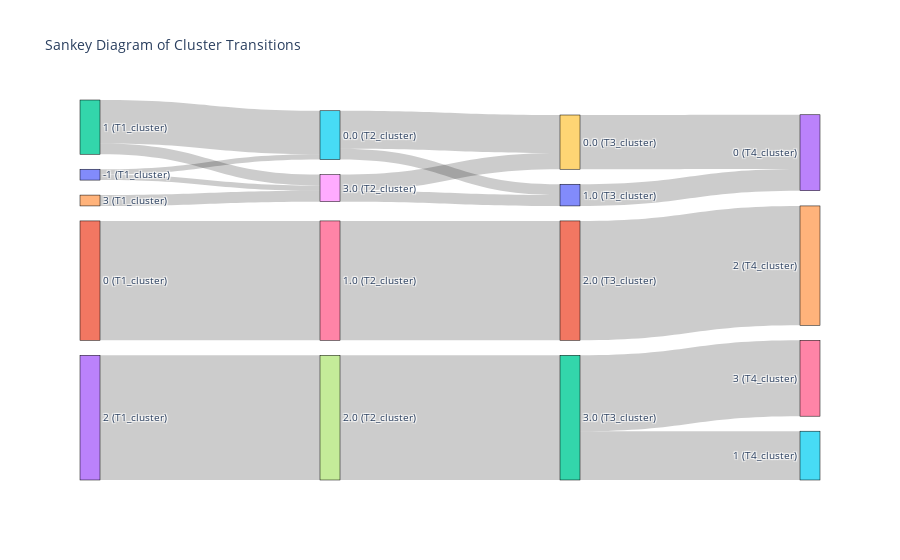

The notebook cell saved with this chart:
### Code cell
# Prepare the data for the Sankey diagram
flows = []
time_points = ["T1_cluster", "T2_cluster", "T3_cluster", "T4_cluster"]

for i in range(len(time_points) - 1):
    source = time_points[i]
    target = time_points[i + 1]
    # Group by source and target clusters
    flow = df_main.groupby([source, target]).size().reset_index(name="value")
    flow.columns = ["source", "target", "value"]
    flow["source"] = flow["source"].astype(str) + f" ({source})"
    flow["target"] = flow["target"].astype(str) + f" ({target})"
    flows.append(flow)

# Combine all flows
all_flows = pd.concat(flows)

# Create unique labels for the nodes
labels = list(pd.concat([all_flows["source"], all_flows["target"]]).unique())

# Map labels to indices for Sankey diagram
label_to_index = {label: i for i, label in enumerate(labels)}
all_flows["source_index"] = all_flows["source"].map(label_to_index)
all_flows["target_index"] = all_flows["target"].map(label_to_index)

# Create the Sankey diagram
fig = go.Figure(data=[go.Sankey(
    node=dict(
        pad=15,
        thickness=20,
        line=dict(color="black", width=0.5),
        label=labels,
    ),
    link=dict(
        source=all_flows["source_index"],
        target=all_flows["target_index"],
        value=all_flows["value"],
    )
)])

fig.update_layout(title_text="Sankey Diagram of Cluster Transitions", font_size=10)
fig.show()

### Figure 1 — Plotly figure (JSON) as saved in the notebook; plotly's stock layout.template omitted (floating-point values rounded to 4 significant figures)
{"data": [{"link": {"source": [0, 0, 1, 2, 2, 3, 4, 5, 5, 6, 7, 8, 8, 9, 10, 11, 12, 12], "target": [5, 8, 6, 5, 8, 7, 8, 9, 10, 11, 12, 9, 10, 13, 13, 14, 15, 16], "value": [1, 1, 22, 8, 2, 23, 2, 7, 2, 22, 23, 3, 2, 10, 4, 22, 9, 14]}, "node": {"label": ["-1 (T1_cluster)", "0 (T1_cluster)", "1 (T1_cluster)", "2 (T1_cluster)", "3 (T1_cluster)", "0.0 (T2_cluster)", "1.0 (T2_cluster)", "2.0 (T2_cluster)", "3.0 (T2_cluster)", "0.0 (T3_cluster)", "1.0 (T3_cluster)", "2.0 (T3_cluster)", "3.0 (T3_cluster)", "0 (T4_cluster)", "2 (T4_cluster)", "1 (T4_cluster)", "3 (T4_cluster)"], "line": {"color": "black", "width": 0.5}, "pad": 15, "thickness": 20}, "type": "sankey"}], "layout": {"font": {"size": 10}, "title": {"text": "Sankey Diagram of Cluster Transitions"}}}
